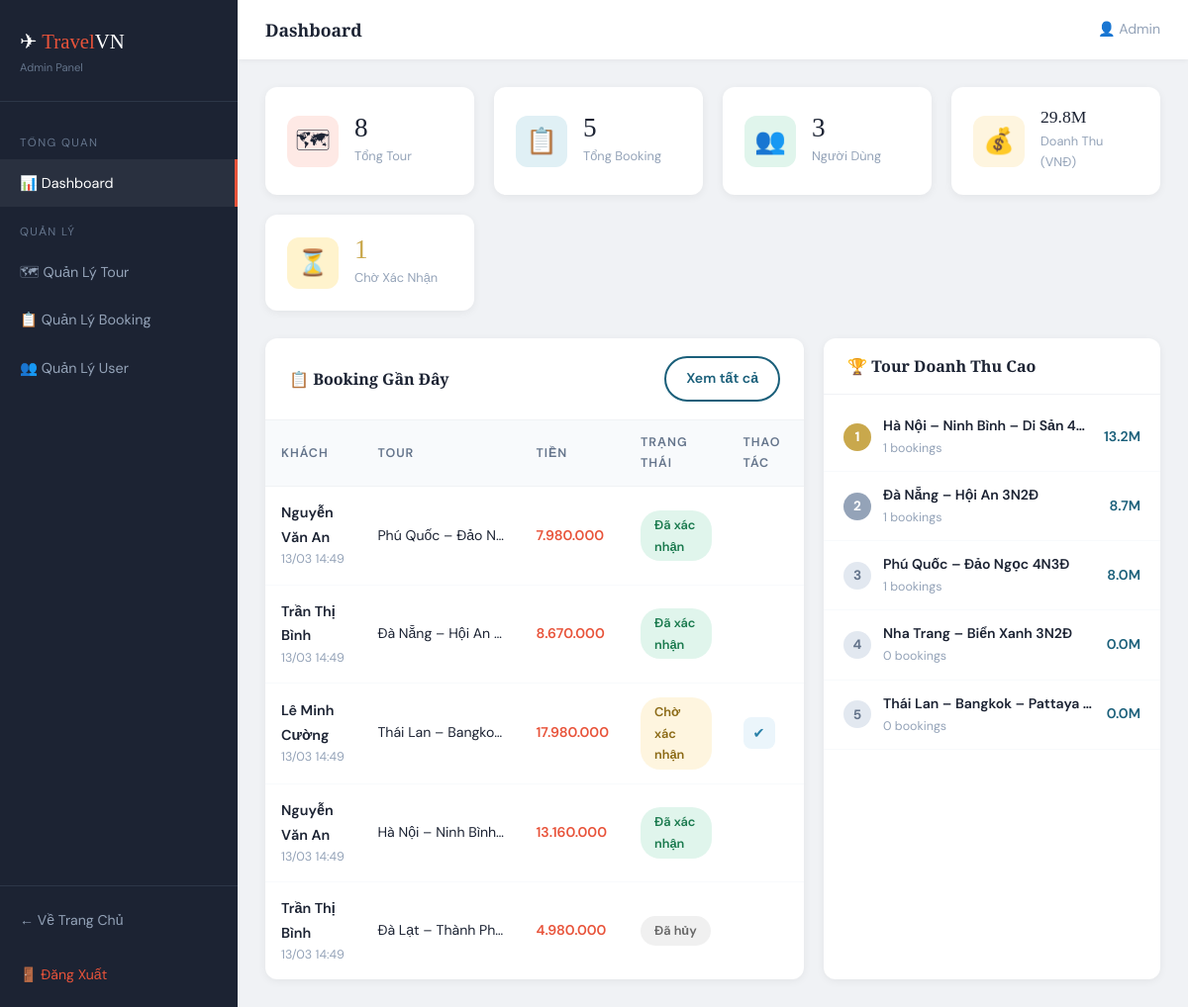
/admin/index.php (signed in), run on the app's committed database.
### tables this page shows
CREATE TABLE bookings (
    id INT AUTO_INCREMENT PRIMARY KEY,
    user_id INT NOT NULL,
    tour_id INT NOT NULL,
    num_people INT NOT NULL DEFAULT 1,
    total_price DECIMAL(12,0) NOT NULL,
    status ENUM('pending', 'confirmed', 'cancelled') DEFAULT 'pending',
    special_requests TEXT,
    contact_name VARCHAR(150) NOT NULL,
    contact_phone VARCHAR(20) NOT NULL,
    booking_date TIMESTAMP DEFAULT CURRENT_TIMESTAMP,
    FOREIGN KEY (user_id) REFERENCES users(id) ON DELETE CASCADE,
    FOREIGN KEY (tour_id) REFERENCES tours(id) ON DELETE CASCADE
);

CREATE TABLE users (
    id INT AUTO_INCREMENT PRIMARY KEY,
    full_name VARCHAR(150) NOT NULL,
    email VARCHAR(150) NOT NULL UNIQUE,
    password VARCHAR(255) NOT NULL,
    phone VARCHAR(20),
    avatar VARCHAR(255) DEFAULT NULL,
    role ENUM('user', 'admin') DEFAULT 'user',
    created_at TIMESTAMP DEFAULT CURRENT_TIMESTAMP
);

CREATE TABLE tours (
    id INT AUTO_INCREMENT PRIMARY KEY,
    category_id INT NOT NULL,
    name VARCHAR(200) NOT NULL,
    slug VARCHAR(200) NOT NULL UNIQUE,
    description TEXT,
    highlights TEXT,
    itinerary TEXT,
    destination VARCHAR(150) NOT NULL,
    duration_days INT NOT NULL DEFAULT 1,
    price DECIMAL(12,0) NOT NULL,
    max_capacity INT NOT NULL DEFAULT 20,
    current_bookings INT DEFAULT 0,
    image VARCHAR(255) DEFAULT NULL,
    departure_date DATE,
    status ENUM('active', 'inactive', 'full') DEFAULT 'active',
    created_at TIMESTAMP DEFAULT CURRENT_TIMESTAMP,
    FOREIGN KEY (category_id) REFERENCES categories(id) ON DELETE CASCADE
);

### admin/index.php (the view, shortened to what this page needs)
<?php
require_once 'admin-header.php';
$totalTours    = $conn->query("SELECT COUNT(*) FROM tours")->fetch_row()[0];
$totalBookings = $conn->query("SELECT COUNT(*) FROM bookings")->fetch_row()[0];
$totalUsers    = $conn->query("SELECT COUNT(*) FROM users WHERE role='user'")->fetch_row()[0];
$totalRevenue  = $conn->query("SELECT COALESCE(SUM(total_price),0) FROM bookings WHERE status='confirmed'")->fetch_row()[0];
$pendingCount  = $conn->query("SELECT COUNT(*) FROM bookings WHERE status='pending'")->fetch_row()[0];
$recentBookings = $conn->query("
    SELECT b.*, u.full_name AS user_name, t.name AS tour_name
    FROM bookings b
    JOIN users u ON u.id = b.user_id
    JOIN tours t ON t.id = b.tour_id
    ORDER BY b.booking_date DESC LIMIT 8
");
$topTours = $conn->query("
    SELECT t.name, COUNT(b.id) AS bookings, COALESCE(SUM(b.total_price),0) AS revenue
    FROM tours t
    LEFT JOIN bookings b ON b.tour_id = t.id AND b.status='confirmed'
    GROUP BY t.id ORDER BY revenue DESC LIMIT 5
");
$statusColors = ['pending'=>'badge-gold','confirmed'=>'badge-green','cancelled'=>'badge-grey'];
$statusLabels = ['pending'=>'Chờ xác nhận','confirmed'=>'Đã xác nhận','cancelled'=>'Đã hủy'];
?>
<div class="stats-grid">
    <div class="stat-card">
        <div class="stat-icon" style="background:#FEE9E5;">🗺</div>
        <div class="stat-info"><div class="num"><?= $totalTours ?></div><div class="lbl">Tổng Tour</div></div>
    </div>
    <div class="stat-card">
        <div class="stat-icon" style="background:#E0F0F5;">📋</div>
        <div class="stat-info"><div class="num"><?= $totalBookings ?></div><div class="lbl">Tổng Booking</div></div>
    </div>
    <div class="stat-card">
        <div class="stat-icon" style="background:#E0F5EC;">👥</div>
        <div class="stat-info"><div class="num"><?= $totalUsers ?></div><div class="lbl">Người Dùng</div></div>
    </div>
    <div class="stat-card">
        <div class="stat-icon" style="background:#FEF5DF;">💰</div>
        <div class="stat-info"><div class="num" style="font-size:1.1rem;"><?= number_format($totalRevenue/1000000,1) ?>M</div><div class="lbl">Doanh Thu (VNĐ)</div></div>
    </div>
    <div class="stat-card">
        <div class="stat-icon" style="background:#FFF3CD;">⏳</div>
        <div class="stat-info"><div class="num" style="color:#C9A84C;"><?= $pendingCount ?></div><div class="lbl">Chờ Xác Nhận</div></div>
    </div>
</div>
<div style="display:grid;grid-template-columns:1.6fr 1fr;gap:20px;">
<div class="admin-card">
    <div class="admin-card-header">
        <h3>📋 Booking Gần Đây</h3>
        <a href="bookings.php" class="btn btn-outline btn-sm">Xem tất cả</a>
    </div>
    <div style="overflow-x:auto;">
    <table class="admin-table">
        <thead><tr>
            <th>Khách</th><th>Tour</th><th>Tiền</th><th>Trạng Thái</th><th>Thao Tác</th>
        </tr></thead>
        <tbody>
        <?php while ($bk = $recentBookings->fetch_assoc()):
            $sc = $statusColors[$bk['status']] ?? 'badge-grey';
            $sl = $statusLabels[$bk['status']] ?? $bk['status'];
        ?>
        <tr>
            <td>
                <div style="font-weight:600;font-size:.9rem;"><?= htmlspecialchars($bk['user_name']) ?></div>
                <div style="font-size:.78rem;color:#94A3B8;"><?= date('d/m H:i',strtotime($bk['booking_date'])) ?></div>
            </td>
            <td style="font-size:.88rem;max-width:160px;white-space:nowrap;overflow:hidden;text-overflow:ellipsis;"><?= htmlspecialchars($bk['tour_name']) ?></td>
            <td style="font-weight:600;color:#E8533A;font-size:.88rem;"><?= number_format($bk['total_price'],0,',','.') ?></td>
            <td><span class="badge <?= $sc ?>"><?= $sl ?></span></td>
            <td>
                <?php if ($bk['status'] === 'pending'): ?>
                <form method="POST" action="bookings.php" style="display:inline;">
                    <button class="btn-icon btn-edit" title="Xác nhận">✔</button>
                </form>
                <?php endif; ?>
            </td>
        </tr>
        <?php endwhile; ?>
        </tbody>
    </table>
    </div>
</div>
<div class="admin-card">
    <div class="admin-card-header"><h3>🏆 Tour Doanh Thu Cao</h3></div>
    <div style="padding:8px 0;">
    <?php $rank=1; while($t = $topTours->fetch_assoc()): ?>
    <div style="display:flex;align-items:center;gap:12px;padding:12px 20px;border-bottom:1px solid #F8FAFC;">
        <div style="width:28px;height:28px;background:<?= $rank==1?'#C9A84C':($rank==2?'#94A3B8':'#E2E8F0') ?>;border-radius:50%;display:flex;align-items:center;justify-content:center;font-weight:700;font-size:.85rem;color:<?= $rank<=2?'#fff':'#64748B' ?>;flex-shrink:0;"><?= $rank++ ?></div>
        <div style="flex:1;min-width:0;">
            <div style="font-size:.88rem;font-weight:600;white-space:nowrap;overflow:hidden;text-overflow:ellipsis;"><?= htmlspecialchars($t['name']) ?></div>
            <div style="font-size:.78rem;color:#94A3B8;"><?= $t['bookings'] ?> bookings</div>
        </div>
        <div style="font-size:.88rem;font-weight:600;color:#1A5F7A;white-space:nowrap;"><?= number_format($t['revenue']/1000000,1) ?>M</div>
    </div>
    <?php endwhile; ?>
    </div>
</div>
</div>
<?php require_once 'admin-footer.php'; ?>

### css/style.css (style rules this page uses)
:root { --coral: #E8533A; --coral-dk: #C4402A; --teal: #1A5F7A; --teal-lt: #2980a8; --gold: #C9A84C; --cream: #FDF6ED; --dark: #1C2333; --mid: #4A5568; --light: #F7F3EE; --white: #FFFFFF; --shadow: 0 4px 24px rgba(28,35,51,.10); --shadow-lg:0 12px 40px rgba(28,35,51,.18); --radius: 12px; --radius-lg:20px; --font-head:'Playfair Display', Georgia, serif; --font-body:'DM Sans', Arial, sans-serif; --transition: .25s ease; }
*, *::before, *::after { margin:0; padding:0; box-sizing:border-box; }
html { scroll-behavior:smooth; }
body { background:var(--light); color:var(--dark); font-family:var(--font-body); line-height:1.7; }
a { color:inherit; text-decoration:none; }
h1,h2,h3,h4 { font-family:var(--font-head); color:var(--dark); line-height:1.25; }
h3 { font-size:1.4rem; }
.btn { display:inline-flex; align-items:center; gap:8px; padding:14px 30px; border-radius:50px; font-family:var(--font-body); font-weight:600; font-size:.95rem; cursor:pointer; border:none; transition: all var(--transition); }
.btn-outline { background:transparent; color:var(--teal); border:2px solid var(--teal); }
.btn-sm { padding:9px 20px; font-size:.88rem; }
.badge { display:inline-block; padding:4px 14px; border-radius:20px; font-size:.8rem; font-weight:600; }
.badge-gold { background:#FEF5DF; color:#8B6914; }
.badge-green { background:#E0F5EC; color:#1A7A4E; }
.badge-grey { background:#F0F0F0; color:#666; }

### css/admin.css (style rules this page uses)
:root { --sidebar-w: 240px; }
body.admin-body { background:#F0F2F5; }
.stats-grid { display:grid; grid-template-columns:repeat(auto-fill,minmax(200px,1fr)); gap:20px; margin-bottom:28px; }
.stat-card { background:#fff; border-radius:12px; padding:22px; box-shadow:0 2px 8px rgba(0,0,0,.06); display:flex; align-items:center; gap:16px; }
.stat-icon { width:52px; height:52px; border-radius:12px; display:flex; align-items:center; justify-content:center; font-size:1.6rem; flex-shrink:0; }
.stat-info .num { font-family:'Playfair Display',serif; font-size:1.7rem; color:#1C2333; line-height:1; }
.stat-info .lbl { font-size:.8rem; color:#94A3B8; margin-top:4px; }
.admin-card { background:#fff; border-radius:12px; box-shadow:0 2px 8px rgba(0,0,0,.06); overflow:hidden; }
.admin-card-header { padding:18px 24px; border-bottom:1px solid #F0F2F5; display:flex; align-items:center; justify-content:space-between; }
.admin-card-header h3 { font-size:1rem; color:#1C2333; }
.admin-table { width:100%; border-collapse:collapse; }
.admin-table th { background:#F8FAFC; color:#64748B; padding:12px 16px; text-align:left; font-size:.78rem; font-weight:600; letter-spacing:.08em; text-transform:uppercase; border-bottom:1px solid #F0F2F5; }
.admin-table td { padding:14px 16px; border-bottom:1px solid #F8FAFC; font-size:.9rem; vertical-align:middle; }
.admin-table tr:last-child td { border-bottom:none; }
.btn-icon { width:32px; height:32px; display:flex; align-items:center; justify-content:center; border-radius:8px; border:none; cursor:pointer; font-size:.9rem; transition:.2s; }
.btn-edit { background:#EBF5FB; color:#2980a8; }

### data on the page
bookings: user.full_name "Nguyễn Văn An", booking_date "13/03 14:49", tour.name "Phú Quốc – Đảo N…", total_price "7.980.000", status "Đã xác nhận"
bookings: user.full_name "Trần Thị Bình", booking_date "13/03 14:49", tour.name "Đà Nẵng – Hội An…", total_price "8.670.000", status "Đã xác nhận"
bookings: user.full_name "Lê Minh Cường", booking_date "13/03 14:49", tour.name "Thái Lan – Bangko…", total_price "17.980.000", status "Chờ xác nhận"
bookings: user.full_name "Nguyễn Văn An", booking_date "13/03 14:49", tour.name "Hà Nội – Ninh Bình…", total_price "13.160.000", status "Đã xác nhận"
bookings: user.full_name "Trần Thị Bình", booking_date "13/03 14:49", tour.name "Đà Lạt – Thành Ph…", total_price "4.980.000", status "Đã hủy"

### other printed values
$pageTitle "Dashboard"
$_SESSION['user_name'] "Admin"
$totalTours "8"
$totalBookings "5"
$totalUsers "3"
$totalRevenue/1000000 "29.8"
$pendingCount "1"
$t['name'] "Hà Nội – Ninh Bình – Di Sản 4…"
$t['bookings'] "1"
$t['revenue']/1000000 "13.2"
$t['name'] "Đà Nẵng – Hội An 3N2Đ"
$t['revenue']/1000000 "8.7"
$t['name'] "Phú Quốc – Đảo Ngọc 4N3Đ"
$t['revenue']/1000000 "8.0"
$t['name'] "Nha Trang – Biển Xanh 3N2Đ"
